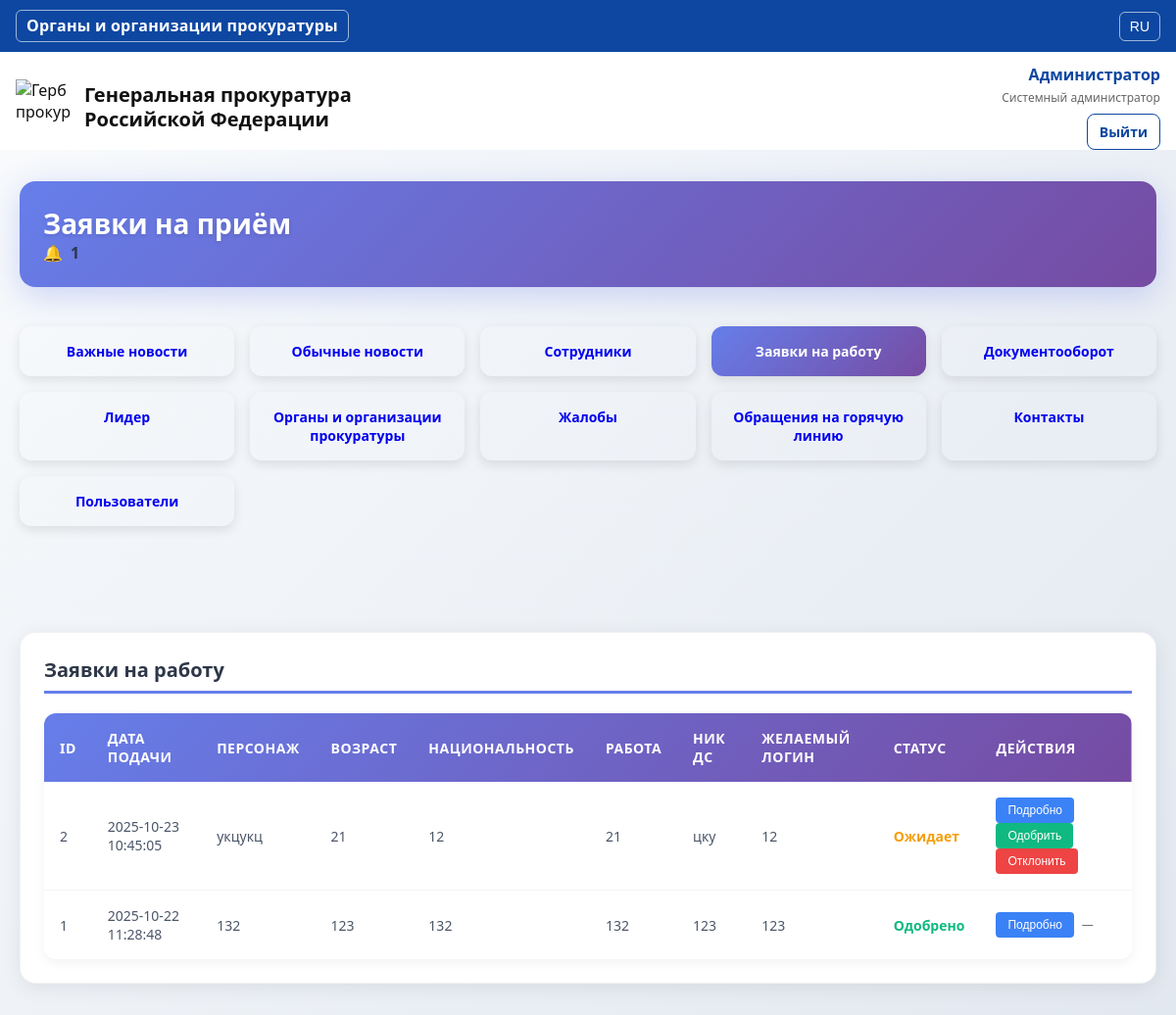
Before: /admin/jobs (signed in) with the older database file.
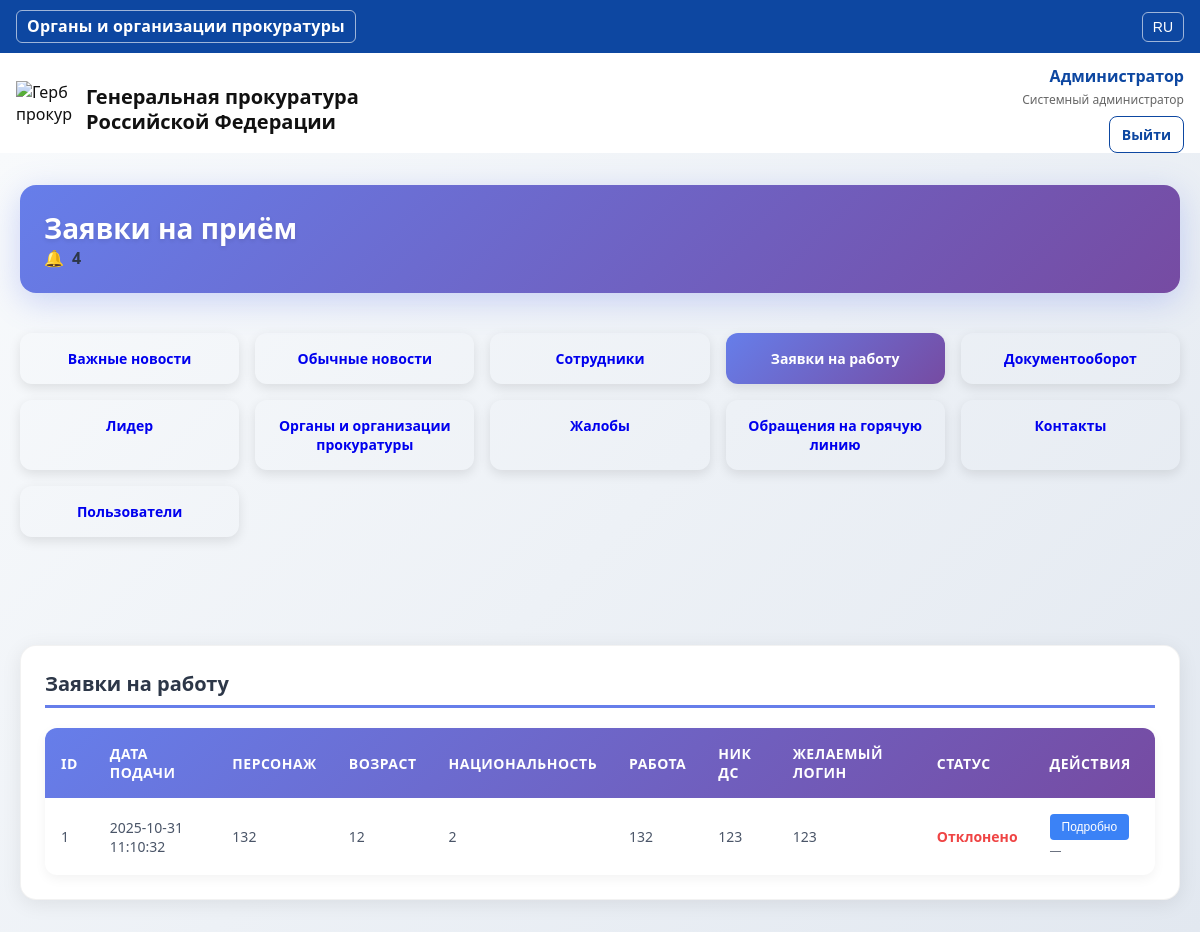
After: the same page with the newer database file.
### tables this page shows
CREATE TABLE job_applications (
                    id INTEGER PRIMARY KEY AUTOINCREMENT,
                    nick_ds TEXT, nick_roblox TEXT,
                    char_name TEXT, real_age INTEGER, char_birth TEXT, date_now TEXT,
                    char_age INTEGER, char_nationality TEXT, char_job TEXT,
                    char_education TEXT, about TEXT, what_is_prosecutor TEXT,
                    literacy_test TEXT, has_convictions TEXT, has_experience TEXT,
                    term_upk TEXT, term_uk TEXT, term_koap TEXT, term_tk TEXT,
                    desired_login TEXT, desired_password TEXT,
                    status TEXT DEFAULT 'pending',
                    created_at TEXT DEFAULT CURRENT_TIMESTAMP
                );

### app.py (the view)
@app.route('/admin/jobs')
def admin_jobs():
    if not is_admin():
        return redirect(url_for('admin_login'))
    slider, feed, employees, documents, leaders, job_apps, complaints = admin_fetch_lists()
    unread_count = get_unread_count('admin')
    return render_template('admin/jobs.html', job_apps=job_apps, unread_count=unread_count)

### app.py (called while the page is built)
def get_db():
    if DB_TYPE == 'postgresql':
        conn = psycopg2.connect(DATABASE_URL)
        conn.cursor_factory = RealDictCursor
        return conn
    else:
        conn = sqlite3.connect(DB_PATH)
        conn.row_factory = sqlite3.Row
        return conn

def is_admin() -> bool:
    is_admin_status = bool(session.get('is_admin'))
    print(f"DEBUG: is_admin() = {is_admin_status}, session = {dict(session)}")
    return is_admin_status

def get_unread_count(recipient_role, recipient_id=None):
    conn = get_db()
    cur = conn.cursor()
    if recipient_id:
        cur.execute('''SELECT COUNT(*) FROM notifications
                       WHERE recipient_role = ? AND (recipient_id = ? OR recipient_id IS NULL)
                       AND is_read = FALSE''',
                    (recipient_role, recipient_id))
    else:
        cur.execute('''SELECT COUNT(*) FROM notifications
                       WHERE recipient_role = ? AND recipient_id IS NULL
                       AND is_read = FALSE''',
                    (recipient_role,))
    count = cur.fetchone()[0]
    conn.close()
    return count

### templates/admin/jobs.html (shortened to what the changed rows need)
<!doctype html>
<html lang="ru">
<head>
</head>
<body>
  <header class="top-bar">
    <div class="top-bar__content">
      <h1 class="top-bar__title"><a class="top-bar__btn" href="{{ url_for('index') }}" role="button" aria-label="Перейти на главную страницу">Органы и организации прокуратуры</a></h1>
    </div>
  </header>
  <div class="brand">
    <h2 class="brand__title"><a href="/"></a>Генеральная прокуратура<br>Российской Федерации</a></h2>
  </div>
  <div class="wrap">
    <div class="page-header">
      <h1>Заявки на приём</h1>
      <div style="margin-left:auto; display:flex; align-items:center; gap:8px;">
        <span aria-hidden="true">🔔</span>
        <span style="font-weight:700; color:#2d3748;">{{ unread_count or 0 }}</span>
      </div>
    </div>
    <div class="admin-section">
      <h2>Заявки на работу</h2>
      <table class="admin-table">
        <thead>
          <tr>
            <th>ID</th>
            <th>Дата подачи</th>
            <th>Персонаж</th>
            <th>Возраст</th>
            <th>Национальность</th>
            <th>Работа</th>
            <th>Ник ДС</th>
            <th>Желаемый логин</th>
            <th>Статус</th>
            <th>Действия</th>
          </tr>
        </thead>
        <tbody>
          {% for a in job_apps %}
          <tr>
            <td>{{ a.id }}</td>
            <td>{{ a.created_at }}</td>
            <td>{{ a.char_name }}</td>
            <td>{{ a.char_age }}</td>
            <td>{{ a.char_nationality }}</td>
            <td>{{ a.char_job }}</td>
            <td>{{ a.nick_ds }}</td>
            <td>{{ a.desired_login }}</td>
            <td>
              {% if a.status == 'pending' %}
                <span style="color: #f59e0b; font-weight: 600;">Ожидает</span>
              {% elif a.status == 'approved' %}
                <span style="color: #10b981; font-weight: 600;">Одобрено</span>
              {% elif a.status == 'rejected' %}
                <span style="color: #ef4444; font-weight: 600;">Отклонено</span>
              {% else %}
                <span style="color: #6b7280;">{{ a.status }}</span>
              {% endif %}
            </td>
            <td>
              <button class="details-btn" data-app-id="{{ a.id }}" style="background: #3b82f6; color: white; border: none; padding: 6px 12px; border-radius: 4px; cursor: pointer; font-size: 12px; margin-right: 4px;">Подробно</button>
              {% if a.status == 'pending' %}
                <form method="post" action="{{ url_for('admin_approve_job', app_id=a.id) }}" style="display: inline-block; margin-right: 8px;">
                  <button type="submit" style="background: #10b981; color: white; border: none; padding: 6px 12px; border-radius: 4px; cursor: pointer; font-size: 12px;">Одобрить</button>
                </form>
                <form method="post" action="{{ url_for('admin_reject_job', app_id=a.id) }}" style="display: inline-block;">
                  <button type="submit" style="background: #ef4444; color: white; border: none; padding: 6px 12px; border-radius: 4px; cursor: pointer; font-size: 12px;">Отклонить</button>
                </form>
              {% else %}
                <span style="color: #6b7280; font-size: 12px;">—</span>
              {% endif %}
            </td>
          </tr>
          {% endfor %}
        </tbody>
      </table>
    </div>
  </div>
</body>
</html>

Changed rows visible on the page:
removed job_applications: id "2", created_at "2025-10-23 10:45:05", char_name "укцукц", char_age "21", char_nationality "12", char_job "21", nick_ds "цку", desired_login "12", status "Ожидает"
changed job_applications id 1: created_at "2025-10-22 11:28:48" → "2025-10-31 11:10:32"; char_age "123" → "12"; char_nationality "132" → "2"; status "Одобрено" → "Отклонено"
Other visible differences:
{{ unread_count or 0 }}: "1" → "4"
